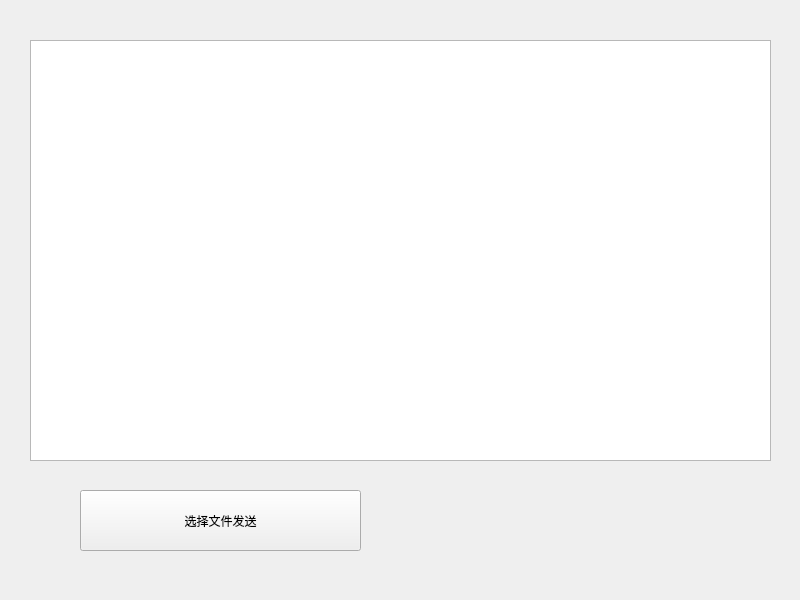
<?xml version="1.0" encoding="UTF-8"?>
<ui version="4.0">
 <class>Widget</class>
 <widget class="QWidget" name="Widget">
  <property name="geometry">
   <rect>
    <x>0</x>
    <y>0</y>
    <width>800</width>
    <height>600</height>
   </rect>
  </property>
  <property name="windowTitle">
   <string>Widget</string>
  </property>
  <widget class="QListWidget" name="listWidget">
   <property name="geometry">
    <rect>
     <x>30</x>
     <y>40</y>
     <width>741</width>
     <height>421</height>
    </rect>
   </property>
  </widget>
  <widget class="QPushButton" name="pushButton">
   <property name="geometry">
    <rect>
     <x>80</x>
     <y>490</y>
     <width>281</width>
     <height>61</height>
    </rect>
   </property>
   <property name="text">
    <string>选择文件发送</string>
   </property>
  </widget>
 </widget>
 <resources/>
 <connections/>
</ui>
